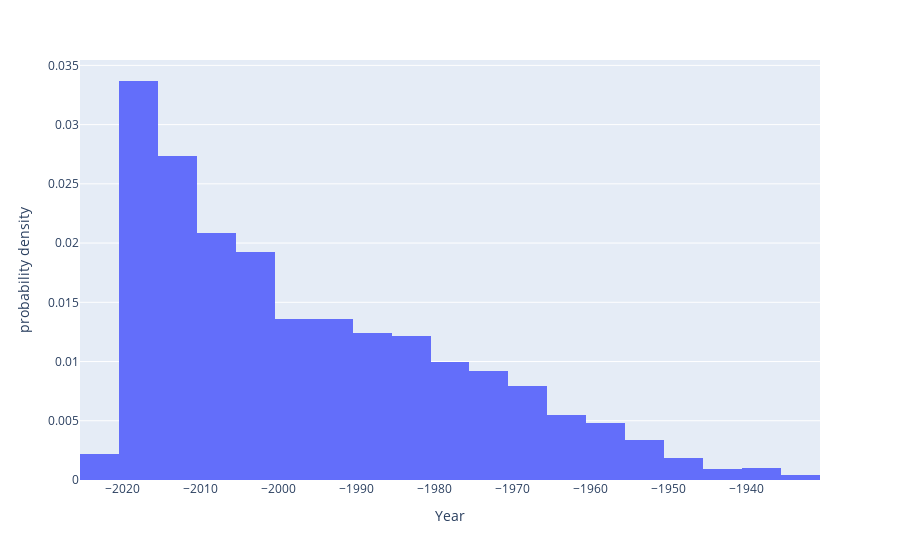

Notebook source saved alongside this figure:
### Code cell
year = px.histogram(df, x = 'Year', histnorm='probability density', nbins = 30)
year.show()

### Figure 1 — Plotly figure (JSON) as saved in the notebook; plotly's stock layout.template omitted (floating-point values rounded to 4 significant figures; data arrays with more than 128 entries replaced by an {"elided": "..."} marker saying what was removed)
{"data": [{"alignmentgroup": "True", "bingroup": "x", "histnorm": "probability density", "hovertemplate": "Year=%{x}<br>probability density=%{y}<extra></extra>", "legendgroup": "", "marker": {"color": "#636efa", "pattern": {"shape": ""}}, "name": "", "nbinsx": 30, "offsetgroup": "", "orientation": "v", "showlegend": false, "type": "histogram", "x": {"elided": "5659 int values"}, "xaxis": "x", "yaxis": "y"}], "layout": {"autosize": true, "barmode": "relative", "legend": {"tracegroupgap": 0}, "margin": {"t": 60}, "xaxis": {"anchor": "y", "autorange": true, "domain": [0, 1], "range": [-2026.0, -1930.0], "title": {"text": "Year"}, "type": "linear"}, "yaxis": {"anchor": "x", "autorange": true, "domain": [0, 1], "range": [0, 0.03545], "title": {"text": "probability density"}}}}
